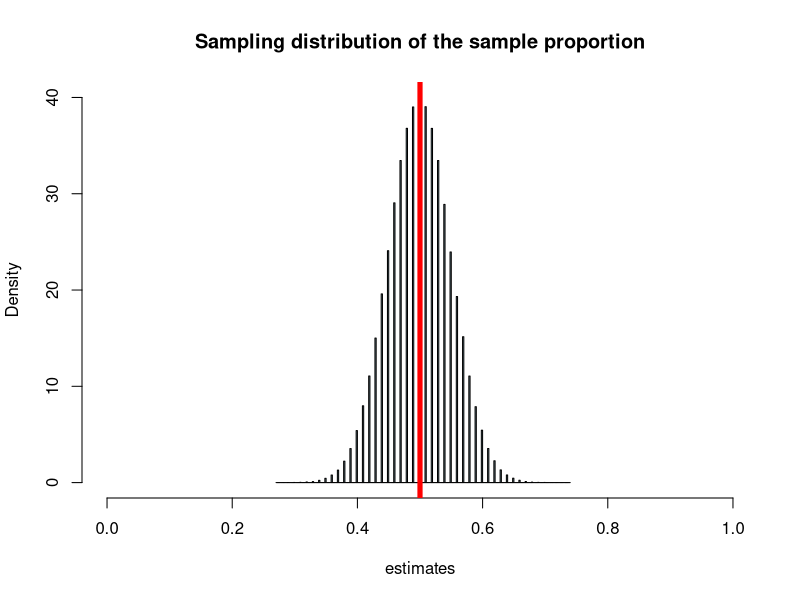

R code for this plot:
n = 100
M = 1000000
true_p = 0.5
estimates = numeric(M)
set.seed(8675309)
for (m in 1:M) {
  data = rbinom(n, 1, true_p)
  estimates[m] = mean(data)
}
hist(estimates, freq = FALSE, xlim = c(0, 1), col = "lightblue", 
     main = "Sampling distribution of the sample proportion",
     breaks = "Scott")
abline(v = true_p, col = "red", lwd = 5)
